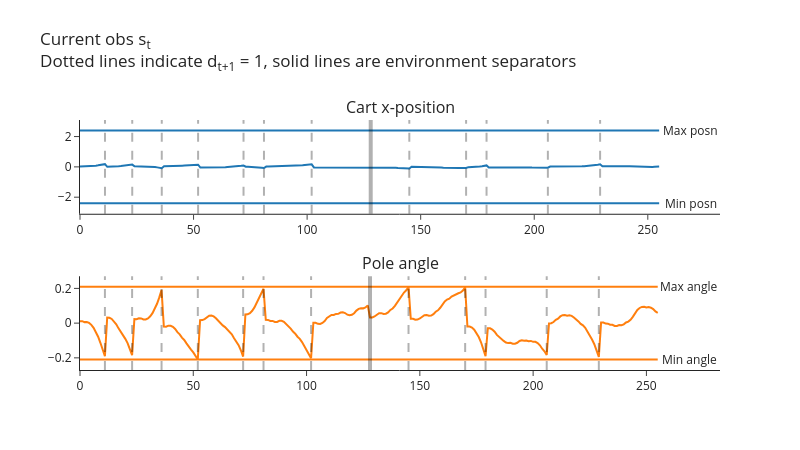
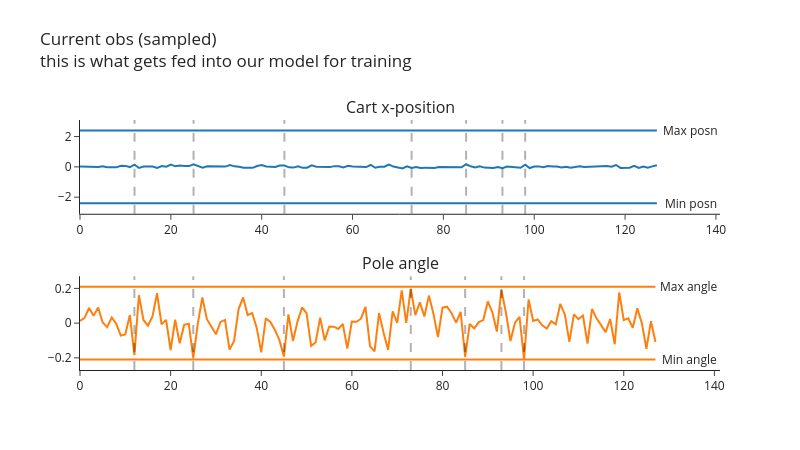

Notebook cell for these charts, in order:
### Markdown cell above
Like before, here's some code to generate and plot observations.

The first plot shows the current observations $s_t$ (with dotted lines indicating a terminated episode $d_{t+1} = 1$). The solid lines indicate the transition between different environments in `envs` (because unlike yesterday, we're actually using more than one environment in our `SyncVectorEnv`). There are `batch_size = num_steps_per_rollout * num_envs = 128 * 2 = 256` observations in total, with `128` coming from each environment.

The second plot shows a single minibatch of sampled experiences from full memory. Each minibatch has size `minibatch_size = 128`, and `minibatches` contains in total `batches_per_learning_phase * (batch_size // minibatch_size) = 2 * 2 = 4` minibatches.

Note that we don't need to worry about terminal observations here, because we're not actually logging `next_obs` (unlike DQN, this won't be part of our loss function).

### Code cell
num_steps_per_rollout = 128
num_envs = 2
batch_size = num_steps_per_rollout * num_envs  # 256

minibatch_size = 128
num_minibatches = batch_size // minibatch_size  # 2

batches_per_learning_phase = 2

envs = gym.vector.SyncVectorEnv([make_env("CartPole-v1", i, i, "test") for i in range(num_envs)])
memory = ReplayMemory(num_envs, (4,), (), batch_size, minibatch_size, batches_per_learning_phase)

logprobs = values = np.zeros(envs.num_envs)  # dummy values, just so we can see demo of plot
obs, _ = envs.reset()

for i in range(args.num_steps_per_rollout):
    # Choose random action, and take a step in the environment
    actions = envs.action_space.sample()
    next_obs, rewards, terminated, truncated, infos = envs.step(actions)

    # Add experience to memory
    memory.add(obs, actions, logprobs, values, rewards, terminated)
    obs = next_obs

plot_cartpole_obs_and_dones(
    memory.obs,
    memory.terminated,
    title="Current obs s<sub>t</sub><br>Dotted lines indicate d<sub>t+1</sub> = 1, solid lines are environment separators",
)

next_value = next_done = t.zeros(envs.num_envs).to(device)  # dummy values, just so we can see demo of plot
minibatches = memory.get_minibatches(next_value, next_done, gamma=0.99, gae_lambda=0.95)

plot_cartpole_obs_and_dones(
    minibatches[0].obs.cpu(),
    minibatches[0].terminated.cpu(),
    title="Current obs (sampled)<br>this is what gets fed into our model for training",
)

### Figure 1 — Plotly figure (JSON) as saved in the notebook; plotly's stock layout.template omitted (floating-point values rounded to 4 significant figures; data arrays with more than 128 entries replaced by an {"elided": "..."} marker saying what was removed)
{"data": [{"marker": {"color": "#1F77B4"}, "mode": "lines", "name": "posn", "type": "scatter", "xaxis": "x", "y": {"elided": "256 float values"}, "yaxis": "y"}, {"marker": {"color": "#1F77B4"}, "mode": "lines", "name": "posn_min", "type": "scatter", "xaxis": "x", "y": {"elided": "256 float values"}, "yaxis": "y"}, {"marker": {"color": "#1F77B4"}, "mode": "lines", "name": "posn_max", "type": "scatter", "xaxis": "x", "y": {"elided": "256 float values"}, "yaxis": "y"}, {"marker": {"color": "#FF7F0E"}, "mode": "lines", "name": "angle", "type": "scatter", "xaxis": "x2", "y": {"elided": "256 float values"}, "yaxis": "y2"}, {"marker": {"color": "#FF7F0E"}, "mode": "lines", "name": "angle_min", "type": "scatter", "xaxis": "x2", "y": {"elided": "256 float values"}, "yaxis": "y2"}, {"marker": {"color": "#FF7F0E"}, "mode": "lines", "name": "angle_max", "type": "scatter", "xaxis": "x2", "y": {"elided": "256 float values"}, "yaxis": "y2"}], "layout": {"annotations": [{"font": {"size": 16}, "showarrow": false, "text": "Cart x-position", "x": 0.5, "xanchor": "center", "xref": "paper", "y": 1, "yanchor": "bottom", "yref": "paper"}, {"font": {"size": 16}, "showarrow": false, "text": "Pole angle", "x": 0.5, "xanchor": "center", "xref": "paper", "y": 0.375, "yanchor": "bottom", "yref": "paper"}, {"showarrow": false, "text": "Min posn", "x": 268.8, "xref": "x", "y": -2.4, "yref": "y"}, {"showarrow": false, "text": "Min angle", "x": 268.8, "xref": "x2", "y": -0.2095, "yref": "y2"}, {"showarrow": false, "text": "Max posn", "x": 268.8, "xref": "x", "y": 2.4, "yref": "y"}, {"showarrow": false, "text": "Max angle", "x": 268.8, "xref": "x2", "y": 0.2095, "yref": "y2"}], "height": 450, "hovermode": "x unified", "margin": {"t": 120}, "shapes": [{"line": {"color": "black", "dash": "dash", "width": 2}, "type": "line", "x0": 11, "x1": 11, "xref": "x", "y0": 0, "y1": 1, "yref": "y domain"}, {"line": {"color": "black", "dash": "dash", "width": 2}, "type": "line", "x0": 23, "x1": 23, "xref": "x", "y0": 0, "y1": 1, "yref": "y domain"}, {"line": {"color": "black", "dash": "dash", "width": 2}, "type": "line", "x0": 36, "x1": 36, "xref": "x", "y0": 0, "y1": 1, "yref": "y domain"}, {"line": {"color": "black", "dash": "dash", "width": 2}, "type": "line", "x0": 52, "x1": 52, "xref": "x", "y0": 0, "y1": 1, "yref": "y domain"}, {"line": {"color": "black", "dash": "dash", "width": 2}, "type": "line", "x0": 72, "x1": 72, "xref": "x", "y0": 0, "y1": 1, "yref": "y domain"}, {"line": {"color": "black", "dash": "dash", "width": 2}, "type": "line", "x0": 81, "x1": 81, "xref": "x", "y0": 0, "y1": 1, "yref": "y domain"}, {"line": {"color": "black", "dash": "dash", "width": 2}, "type": "line", "x0": 102, "x1": 102, "xref": "x", "y0": 0, "y1": 1, "yref": "y domain"}, {"line": {"color": "black", "dash": "dash", "width": 2}, "type": "line", "x0": 145, "x1": 145, "xref": "x", "y0": 0, "y1": 1, "yref": "y domain"}, {"line": {"color": "black", "dash": "dash", "width": 2}, "type": "line", "x0": 170, "x1": 170, "xref": "x", "y0": 0, "y1": 1, "yref": "y domain"}, {"line": {"color": "black", "dash": "dash", "width": 2}, "type": "line", "x0": 179, "x1": 179, "xref": "x", "y0": 0, "y1": 1, "yref": "y domain"}, {"line": {"color": "black", "dash": "dash", "width": 2}, "type": "line", "x0": 206, "x1": 206, "xref": "x", "y0": 0, "y1": 1, "yref": "y domain"}, {"line": {"color": "black", "dash": "dash", "width": 2}, "type": "line", "x0": 229, "x1": 229, "xref": "x", "y0": 0, "y1": 1, "yref": "y domain"}, {"line": {"color": "black", "width": 4}, "type": "line", "x0": 128, "x1": 128, "xref": "x", "y0": 0, "y1": 1, "yref": "y domain"}, {"line": {"color": "black", "dash": "dash", "width": 2}, "type": "line", "x0": 11, "x1": 11, "xref": "x2", "y0": 0, "y1": 1, "yref": "y2 domain"}, {"line": {"color": "black", "dash": "dash", "width": 2}, "type": "line", "x0": 23, "x1": 23, "xref": "x2", "y0": 0, "y1": 1, "yref": "y2 domain"}, {"line": {"color": "black", "dash": "dash", "width": 2}, "type": "line", "x0": 36, "x1": 36, "xref": "x2", "y0": 0, "y1": 1, "yref": "y2 domain"}, {"line": {"color": "black", "dash": "dash", "width": 2}, "type": "line", "x0": 52, "x1": 52, "xref": "x2", "y0": 0, "y1": 1, "yref": "y2 domain"}, {"line": {"color": "black", "dash": "dash", "width": 2}, "type": "line", "x0": 72, "x1": 72, "xref": "x2", "y0": 0, "y1": 1, "yref": "y2 domain"}, {"line": {"color": "black", "dash": "dash", "width": 2}, "type": "line", "x0": 81, "x1": 81, "xref": "x2", "y0": 0, "y1": 1, "yref": "y2 domain"}, {"line": {"color": "black", "dash": "dash", "width": 2}, "type": "line", "x0": 102, "x1": 102, "xref": "x2", "y0": 0, "y1": 1, "yref": "y2 domain"}, {"line": {"color": "black", "dash": "dash", "width": 2}, "type": "line", "x0": 145, "x1": 145, "xref": "x2", "y0": 0, "y1": 1, "yref": "y2 domain"}, {"line": {"color": "black", "dash": "dash", "width": 2}, "type": "line", "x0": 170, "x1": 170, "xref": "x2", "y0": 0, "y1": 1, "yref": "y2 domain"}, {"line": {"color": "black", "dash": "dash", "width": 2}, "type": "line", "x0": 179, "x1": 179, "xref": "x2", "y0": 0, "y1": 1, "yref": "y2 domain"}, {"line": {"color": "black", "dash": "dash", "width": 2}, "type": "line", "x0": 206, "x1": 206, "xref": "x2", "y0": 0, "y1": 1, "yref": "y2 domain"}, {"line": {"color": "black", "dash": "dash", "width": 2}, "type": "line", "x0": 229, "x1": 229, "xref": "x2", "y0": 0, "y1": 1, "yref": "y2 domain"}, {"line": {"color": "black", "width": 4}, "type": "line", "x0": 128, "x1": 128, "xref": "x2", "y0": 0, "y1": 1, "yref": "y2 domain"}], "showlegend": false, "title": {"text": "Current obs s<sub>t</sub><br>Dotted lines indicate d<sub>t+1</sub> = 1, solid lines are environment separators", "y": 0.9}, "width": 800, "xaxis": {"anchor": "y", "domain": [0, 1]}, "xaxis2": {"anchor": "y2", "domain": [0, 1]}, "yaxis": {"anchor": "x", "domain": [0.625, 1]}, "yaxis2": {"anchor": "x2", "domain": [0, 0.375]}}}

### Figure 2 — Plotly figure (JSON) as saved in the notebook; plotly's stock layout.template omitted (floating-point values rounded to 4 significant figures)
{"data": [{"marker": {"color": "#1F77B4"}, "mode": "lines", "name": "posn", "type": "scatter", "xaxis": "x", "y": [0.02305, 0.005233, -0.008497, 0.0009313, -0.007336, 0.04727, -0.02075, -0.01897, -0.0317, 0.07667, 0.06433, -0.01351, 0.1505, -0.07358, 0.0194, 0.03268, 0.01736, -0.07235, 0.05461, 0.01201, 0.1473, 0.03651, 0.096, 0.05621, 0.05141, 0.1653, 0.05097, -0.04862, 0.03481, 0.03668, 0.008025, 0.02753, 0.01886, 0.1159, 0.03377, 0.005288, -0.05688, -0.06376, -0.06578, 0.05625, 0.124, 0.02902, 0.02782, -0.009863, 0.08412, 0.09012, -0.03101, -0.0483, 0.04384, -0.06341, -0.05676, 0.104, 0.009025, 0.004362, -0.02576, -0.01645, 0.0487, 0.04459, -0.03126, 0.06913, 0.02666, 0.02865, 0.004959, -0.01198, 0.125, -0.05782, 0.007157, 0.00873, 0.1527, 0.01725, -0.03472, -0.1012, 0.04242, -0.07667, -0.004936, -0.06836, -0.06348, -0.08859, -0.06686, -0.006254, -0.002794, -0.0116, -0.0351, -0.03861, -0.0254, 0.1742, 0.03783, -0.03679, 0.03688, -0.04792, -0.06095, -0.07002, -0.002875, -0.08524, 0.02528, -0.0181, -0.03605, -0.06114, 0.1442, -0.07651, 0.02334, 0.03197, -0.02773, 0.05678, 0.03215, 0.0312, -0.03245, 0.01154, -0.05939, 0.01131, 0.03574, -0.01163, 0.00506, -0.01193, 0.02997, 0.05758, 0.05641, 0.009996, 0.1244, -0.06985, -0.04717, -0.05648, 0.06356, -0.0677, 0.0246, -0.05826, 0.03133, 0.109], "yaxis": "y"}, {"marker": {"color": "#1F77B4"}, "mode": "lines", "name": "posn_min", "type": "scatter", "xaxis": "x", "y": [-2.4, -2.4, -2.4, -2.4, -2.4, -2.4, -2.4, -2.4, -2.4, -2.4, -2.4, -2.4, -2.4, -2.4, -2.4, -2.4, -2.4, -2.4, -2.4, -2.4, -2.4, -2.4, -2.4, -2.4, -2.4, -2.4, -2.4, -2.4, -2.4, -2.4, -2.4, -2.4, -2.4, -2.4, -2.4, -2.4, -2.4, -2.4, -2.4, -2.4, -2.4, -2.4, -2.4, -2.4, -2.4, -2.4, -2.4, -2.4, -2.4, -2.4, -2.4, -2.4, -2.4, -2.4, -2.4, -2.4, -2.4, -2.4, -2.4, -2.4, -2.4, -2.4, -2.4, -2.4, -2.4, -2.4, -2.4, -2.4, -2.4, -2.4, -2.4, -2.4, -2.4, -2.4, -2.4, -2.4, -2.4, -2.4, -2.4, -2.4, -2.4, -2.4, -2.4, -2.4, -2.4, -2.4, -2.4, -2.4, -2.4, -2.4, -2.4, -2.4, -2.4, -2.4, -2.4, -2.4, -2.4, -2.4, -2.4, -2.4, -2.4, -2.4, -2.4, -2.4, -2.4, -2.4, -2.4, -2.4, -2.4, -2.4, -2.4, -2.4, -2.4, -2.4, -2.4, -2.4, -2.4, -2.4, -2.4, -2.4, -2.4, -2.4, -2.4, -2.4, -2.4, -2.4, -2.4, -2.4], "yaxis": "y"}, {"marker": {"color": "#1F77B4"}, "mode": "lines", "name": "posn_max", "type": "scatter", "xaxis": "x", "y": [2.4, 2.4, 2.4, 2.4, 2.4, 2.4, 2.4, 2.4, 2.4, 2.4, 2.4, 2.4, 2.4, 2.4, 2.4, 2.4, 2.4, 2.4, 2.4, 2.4, 2.4, 2.4, 2.4, 2.4, 2.4, 2.4, 2.4, 2.4, 2.4, 2.4, 2.4, 2.4, 2.4, 2.4, 2.4, 2.4, 2.4, 2.4, 2.4, 2.4, 2.4, 2.4, 2.4, 2.4, 2.4, 2.4, 2.4, 2.4, 2.4, 2.4, 2.4, 2.4, 2.4, 2.4, 2.4, 2.4, 2.4, 2.4, 2.4, 2.4, 2.4, 2.4, 2.4, 2.4, 2.4, 2.4, 2.4, 2.4, 2.4, 2.4, 2.4, 2.4, 2.4, 2.4, 2.4, 2.4, 2.4, 2.4, 2.4, 2.4, 2.4, 2.4, 2.4, 2.4, 2.4, 2.4, 2.4, 2.4, 2.4, 2.4, 2.4, 2.4, 2.4, 2.4, 2.4, 2.4, 2.4, 2.4, 2.4, 2.4, 2.4, 2.4, 2.4, 2.4, 2.4, 2.4, 2.4, 2.4, 2.4, 2.4, 2.4, 2.4, 2.4, 2.4, 2.4, 2.4, 2.4, 2.4, 2.4, 2.4, 2.4, 2.4, 2.4, 2.4, 2.4, 2.4, 2.4, 2.4], "yaxis": "y"}, {"marker": {"color": "#FF7F0E"}, "mode": "lines", "name": "angle", "type": "scatter", "xaxis": "x2", "y": [0.01267, 0.03059, 0.0873, 0.04184, 0.09013, 0.003676, -0.0228, 0.03259, -0.004061, -0.07213, -0.06461, 0.04667, -0.1842, 0.1604, 0.0182, -0.01502, 0.03917, 0.172, -0.007124, 0.01894, -0.1548, 0.01936, -0.1166, -0.009694, -0.002994, -0.2021, -0.002597, 0.1485, 0.02232, -0.02137, -0.06452, 0.006922, 0.01862, -0.1522, -0.1035, 0.0807, 0.1481, 0.04678, 0.05802, -0.0273, -0.1682, 0.0273, 0.007096, -0.03848, -0.09682, -0.1925, 0.05039, -0.1025, 0.008578, 0.09033, 0.05703, -0.1311, -0.1114, 0.03159, -0.0993, -0.01977, -0.02043, -0.03367, -0.004411, -0.1471, 0.009639, 0.007923, 0.02535, 0.09351, -0.1341, -0.1621, 0.0578, -0.05595, -0.1546, 0.06704, 0.001067, 0.1888, 0.001171, 0.1978, 0.04572, 0.1202, 0.03854, 0.1586, 0.05378, -0.08093, 0.08909, 0.09444, 0.05672, 0.002564, 0.06548, -0.1947, -0.004657, -0.03013, 0.005796, 0.01736, 0.125, 0.06208, -0.04846, 0.1912, 0.05972, -0.103, 0.002156, 0.03583, -0.2092, 0.1361, 0.01268, 0.02126, -0.01305, -0.03168, 0.01112, -0.006362, 0.1115, 0.04972, -0.108, 0.05068, 0.02297, 0.04383, -0.1185, 0.08122, 0.02766, -0.01139, -0.05196, 0.02395, -0.1214, 0.1765, 0.01706, 0.02828, -0.02674, 0.08607, -0.0005194, -0.1474, 0.01066, -0.1091], "yaxis": "y2"}, {"marker": {"color": "#FF7F0E"}, "mode": "lines", "name": "angle_min", "type": "scatter", "xaxis": "x2", "y": [-0.2095, -0.2095, -0.2095, -0.2095, -0.2095, -0.2095, -0.2095, -0.2095, -0.2095, -0.2095, -0.2095, -0.2095, -0.2095, -0.2095, -0.2095, -0.2095, -0.2095, -0.2095, -0.2095, -0.2095, -0.2095, -0.2095, -0.2095, -0.2095, -0.2095, -0.2095, -0.2095, -0.2095, -0.2095, -0.2095, -0.2095, -0.2095, -0.2095, -0.2095, -0.2095, -0.2095, -0.2095, -0.2095, -0.2095, -0.2095, -0.2095, -0.2095, -0.2095, -0.2095, -0.2095, -0.2095, -0.2095, -0.2095, -0.2095, -0.2095, -0.2095, -0.2095, -0.2095, -0.2095, -0.2095, -0.2095, -0.2095, -0.2095, -0.2095, -0.2095, -0.2095, -0.2095, -0.2095, -0.2095, -0.2095, -0.2095, -0.2095, -0.2095, -0.2095, -0.2095, -0.2095, -0.2095, -0.2095, -0.2095, -0.2095, -0.2095, -0.2095, -0.2095, -0.2095, -0.2095, -0.2095, -0.2095, -0.2095, -0.2095, -0.2095, -0.2095, -0.2095, -0.2095, -0.2095, -0.2095, -0.2095, -0.2095, -0.2095, -0.2095, -0.2095, -0.2095, -0.2095, -0.2095, -0.2095, -0.2095, -0.2095, -0.2095, -0.2095, -0.2095, -0.2095, -0.2095, -0.2095, -0.2095, -0.2095, -0.2095, -0.2095, -0.2095, -0.2095, -0.2095, -0.2095, -0.2095, -0.2095, -0.2095, -0.2095, -0.2095, -0.2095, -0.2095, -0.2095, -0.2095, -0.2095, -0.2095, -0.2095, -0.2095], "yaxis": "y2"}, {"marker": {"color": "#FF7F0E"}, "mode": "lines", "name": "angle_max", "type": "scatter", "xaxis": "x2", "y": [0.2095, 0.2095, 0.2095, 0.2095, 0.2095, 0.2095, 0.2095, 0.2095, 0.2095, 0.2095, 0.2095, 0.2095, 0.2095, 0.2095, 0.2095, 0.2095, 0.2095, 0.2095, 0.2095, 0.2095, 0.2095, 0.2095, 0.2095, 0.2095, 0.2095, 0.2095, 0.2095, 0.2095, 0.2095, 0.2095, 0.2095, 0.2095, 0.2095, 0.2095, 0.2095, 0.2095, 0.2095, 0.2095, 0.2095, 0.2095, 0.2095, 0.2095, 0.2095, 0.2095, 0.2095, 0.2095, 0.2095, 0.2095, 0.2095, 0.2095, 0.2095, 0.2095, 0.2095, 0.2095, 0.2095, 0.2095, 0.2095, 0.2095, 0.2095, 0.2095, 0.2095, 0.2095, 0.2095, 0.2095, 0.2095, 0.2095, 0.2095, 0.2095, 0.2095, 0.2095, 0.2095, 0.2095, 0.2095, 0.2095, 0.2095, 0.2095, 0.2095, 0.2095, 0.2095, 0.2095, 0.2095, 0.2095, 0.2095, 0.2095, 0.2095, 0.2095, 0.2095, 0.2095, 0.2095, 0.2095, 0.2095, 0.2095, 0.2095, 0.2095, 0.2095, 0.2095, 0.2095, 0.2095, 0.2095, 0.2095, 0.2095, 0.2095, 0.2095, 0.2095, 0.2095, 0.2095, 0.2095, 0.2095, 0.2095, 0.2095, 0.2095, 0.2095, 0.2095, 0.2095, 0.2095, 0.2095, 0.2095, 0.2095, 0.2095, 0.2095, 0.2095, 0.2095, 0.2095, 0.2095, 0.2095, 0.2095, 0.2095, 0.2095], "yaxis": "y2"}], "layout": {"annotations": [{"font": {"size": 16}, "showarrow": false, "text": "Cart x-position", "x": 0.5, "xanchor": "center", "xref": "paper", "y": 1, "yanchor": "bottom", "yref": "paper"}, {"font": {"size": 16}, "showarrow": false, "text": "Pole angle", "x": 0.5, "xanchor": "center", "xref": "paper", "y": 0.375, "yanchor": "bottom", "yref": "paper"}, {"showarrow": false, "text": "Min posn", "x": 134.4, "xref": "x", "y": -2.4, "yref": "y"}, {"showarrow": false, "text": "Min angle", "x": 134.4, "xref": "x2", "y": -0.2095, "yref": "y2"}, {"showarrow": false, "text": "Max posn", "x": 134.4, "xref": "x", "y": 2.4, "yref": "y"}, {"showarrow": false, "text": "Max angle", "x": 134.4, "xref": "x2", "y": 0.2095, "yref": "y2"}], "height": 450, "hovermode": "x unified", "margin": {"t": 120}, "shapes": [{"line": {"color": "black", "dash": "dash", "width": 2}, "type": "line", "x0": 12, "x1": 12, "xref": "x", "y0": 0, "y1": 1, "yref": "y domain"}, {"line": {"color": "black", "dash": "dash", "width": 2}, "type": "line", "x0": 25, "x1": 25, "xref": "x", "y0": 0, "y1": 1, "yref": "y domain"}, {"line": {"color": "black", "dash": "dash", "width": 2}, "type": "line", "x0": 45, "x1": 45, "xref": "x", "y0": 0, "y1": 1, "yref": "y domain"}, {"line": {"color": "black", "dash": "dash", "width": 2}, "type": "line", "x0": 73, "x1": 73, "xref": "x", "y0": 0, "y1": 1, "yref": "y domain"}, {"line": {"color": "black", "dash": "dash", "width": 2}, "type": "line", "x0": 85, "x1": 85, "xref": "x", "y0": 0, "y1": 1, "yref": "y domain"}, {"line": {"color": "black", "dash": "dash", "width": 2}, "type": "line", "x0": 93, "x1": 93, "xref": "x", "y0": 0, "y1": 1, "yref": "y domain"}, {"line": {"color": "black", "dash": "dash", "width": 2}, "type": "line", "x0": 98, "x1": 98, "xref": "x", "y0": 0, "y1": 1, "yref": "y domain"}, {"line": {"color": "black", "dash": "dash", "width": 2}, "type": "line", "x0": 12, "x1": 12, "xref": "x2", "y0": 0, "y1": 1, "yref": "y2 domain"}, {"line": {"color": "black", "dash": "dash", "width": 2}, "type": "line", "x0": 25, "x1": 25, "xref": "x2", "y0": 0, "y1": 1, "yref": "y2 domain"}, {"line": {"color": "black", "dash": "dash", "width": 2}, "type": "line", "x0": 45, "x1": 45, "xref": "x2", "y0": 0, "y1": 1, "yref": "y2 domain"}, {"line": {"color": "black", "dash": "dash", "width": 2}, "type": "line", "x0": 73, "x1": 73, "xref": "x2", "y0": 0, "y1": 1, "yref": "y2 domain"}, {"line": {"color": "black", "dash": "dash", "width": 2}, "type": "line", "x0": 85, "x1": 85, "xref": "x2", "y0": 0, "y1": 1, "yref": "y2 domain"}, {"line": {"color": "black", "dash": "dash", "width": 2}, "type": "line", "x0": 93, "x1": 93, "xref": "x2", "y0": 0, "y1": 1, "yref": "y2 domain"}, {"line": {"color": "black", "dash": "dash", "width": 2}, "type": "line", "x0": 98, "x1": 98, "xref": "x2", "y0": 0, "y1": 1, "yref": "y2 domain"}], "showlegend": false, "title": {"text": "Current obs (sampled)<br>this is what gets fed into our model for training", "y": 0.9}, "width": 800, "xaxis": {"anchor": "y", "domain": [0, 1]}, "xaxis2": {"anchor": "y2", "domain": [0, 1]}, "yaxis": {"anchor": "x", "domain": [0.625, 1]}, "yaxis2": {"anchor": "x2", "domain": [0, 0.375]}}}
